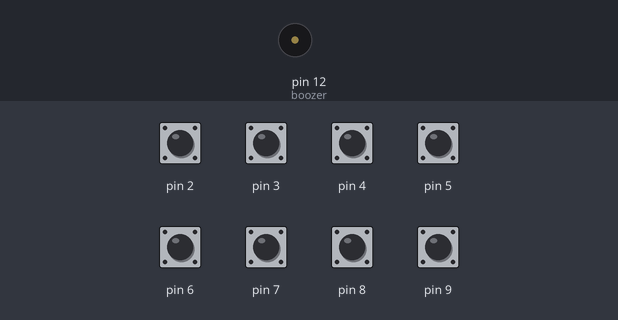
Simulated run of this sketch. Board: Arduino Uno, built with avr-gcc and run on an emulated ATmega328P. Shown: buzzer (waves = sounding). Inputs (shaded band) come from the test bench; at power-on: pin 2–9 HIGH.

Above: at 1.2 s.
1.3 s: pin 2 pulled LOW for 0.15 s
At 1.42 s:
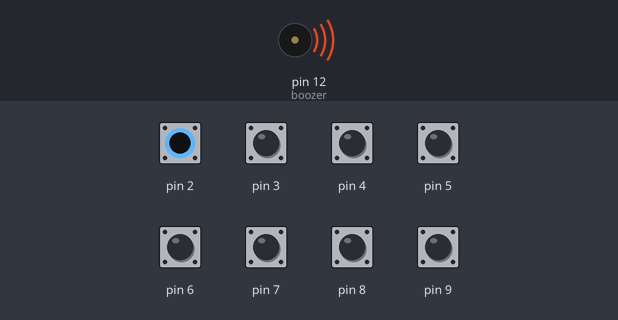
Timing chart, 0 to 4.3 s (numbered marks = the images above; inputs shaded):
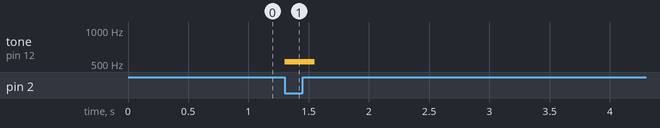

The sketch:

piano.ino
```cpp
int boozer = 12;

void setup() {
  // put your setup code here, to run once:
  for(int i = 2; i < 10; i++){
    pinMode(i, INPUT_PULLUP);
  }
  pinMode(boozer, OUTPUT);

}

void loop() {
    if(!digitalRead(9)) //도
    tone(boozer, 1046, 100);
    else if(!digitalRead(8)) //시
    tone(boozer, 988, 100);
    else if(!digitalRead(7)) //라
    tone(boozer, 880, 100);
    else if(!digitalRead(6)) //솔
    tone(boozer, 784, 100);
    else if(!digitalRead(5)) //파
    tone(boozer, 698, 100);
    else if(!digitalRead(4)) //미
    tone(boozer, 659, 100);
    else if(!digitalRead(3)) //레
    tone(boozer, 587, 100);
    else if(!digitalRead(2)) //도
    tone(boozer, 524, 100);
}
```

Measured:
- after the input at 1.3 s, tone on pin 12 (boozer): silent → 524 Hz at once, → silent 0.25 s later
